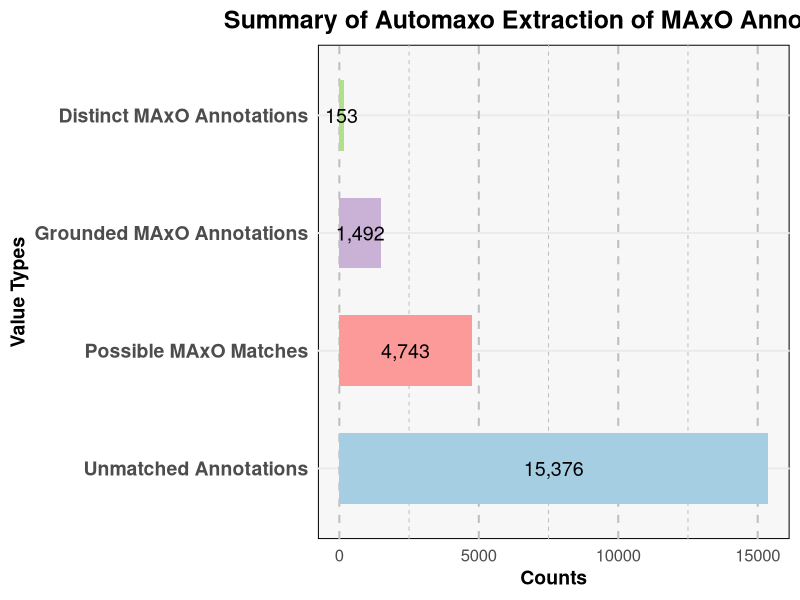

This figure's R source:
# Load required libraries
library(ggplot2)
library(scales)

# Create the data frame and rename columns
data1 <- data.frame(
  Value_Types = c('Unmatched Annotations', 'Possible MAxO Matches', 
                  'Grounded MAxO Annotations', 'Distinct MAxO Annotations'),
  Counts = c(15376, 4743, 1492, 153)
)

# Reorder the Value_Types based on Counts in descending order
data1$Value_Types <- factor(data1$Value_Types, levels = data1$Value_Types[order(data1$Counts, decreasing = TRUE)])

# Define custom colors with less solid colors (pastel shades)
custom_colors <- c("Unmatched Annotations" = "#a6cee3",  # pastel blue
                   "Possible MAxO Matches" = "#fb9a99",  # pastel pink
                   "Grounded MAxO Annotations" = "#cab2d6",  # pastel purple
                   "Distinct MAxO Annotations" = "#b2df8a")  # pastel green

# Create the plot
plot <- ggplot(data1, aes(x = Counts, y = Value_Types, fill = Value_Types)) +
  geom_bar(stat = 'identity', width = 0.6) +
  scale_fill_manual(values = custom_colors) +
  theme_minimal(base_size = 15) +
  labs(
    title = "Summary of Automaxo Extraction of MAxO Annotations",
    x = "Counts",
    y = "Value Types"
  ) +
  geom_text(aes(label = scales::comma(Counts)), 
            position = position_stack(vjust = 0.5), 
            color = "black", size = 5) +
  theme(
    plot.title = element_text(hjust = 0.5, face = "bold", size = 18),
    axis.title.x = element_text(face = "bold", size = 14),
    axis.title.y = element_text(face = "bold", size = 14),
    axis.text.y = element_text(face = "bold", size = 14),
    legend.position = "none",
    panel.background = element_rect(fill = "#f7f7f7"),
    panel.grid.major.x = element_line(color = "gray", linetype = "dashed"),
    panel.grid.minor.x = element_line(color = "gray", linetype = "dashed")
  )

# Save the plot as a JPG file
ggsave("evaluation/plot_1.jpg", plot = plot, device = "jpeg", width = 12, height = 8, dpi = 300)
